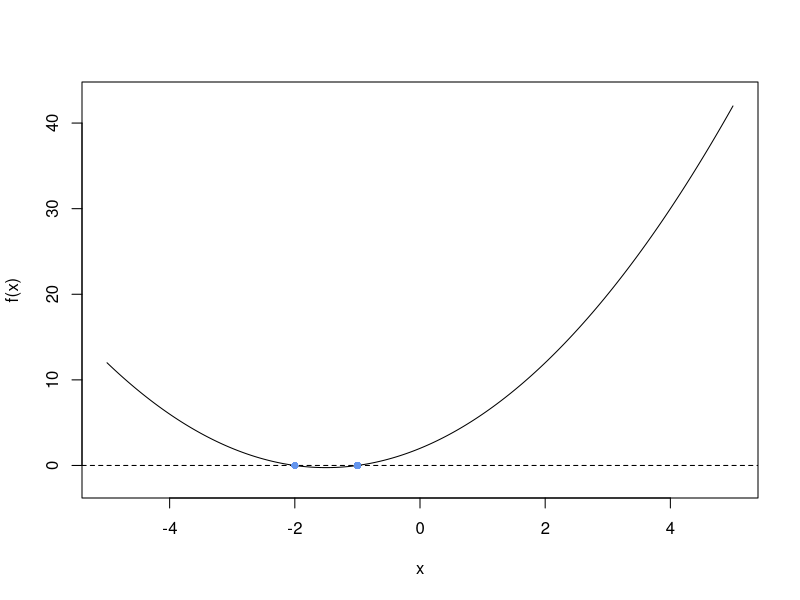

R code for this plot:
## ---- chunk 1
#| echo: false

# Define variables a, b, and c
a <- 1
b <- 3
c <- 2

# Compute the discriminate to determine the number of solutions 
discriminate <- b^2 - 4*a*c 

# Condition on whether the discriminate is negative, zero, or positive
# If negative, there is no real solution
# If 0, there is one real solution
# If positive, there are two real solutions 
if (discriminate < 0) {
  
    # No real solution
    # Print a statement regarding the number of real solutions to the function 
    # for the given values of a, b, and c
    print(strwrap(paste0("There are no real solutions to f(x) = ax\u00B2 + bx +
                         c when a = ", a, ", b = ", b, ", and c = ", c, ".")), 
            quote = FALSE)
  
    # Store solution (in this case there are none)
    solutions <- NA
    
  } else if (discriminate == 0) {
    
    # Solve for one real solution 
    realsolution <- -b / (2*a)
    
    # Print solution 
    print(strwrap(paste0("There is one real solution to  f(x) = ax\u00B2 + bx + 
                         c when a = ", a, ", b = ", b, ", and c = ", c, ".", 
                         "The solution is x =", realsolution, ".")),
          quote = FALSE)
    
    # Store solution
    solutions <- realsolution
    
    } else {
      
      # Solve for two real solutions 
      realsolution1 <- (-b - sqrt(discriminate)) / (2*a)
      realsolution2 <- (-b + sqrt(discriminate)) / (2*a)
  
      # Print solutions 
      print(strwrap(paste0("There are two real solutions to f(x) = ax\u00B2 + bx 
                           + c when a = ", a, ", b = ", b, ", and c = ", c, ".", 
                           " The solutions are x = ", realsolution1,
                           " and x = ", realsolution2, ".")), quote = FALSE)
      
      # Store solutions 
      solutions <- c(realsolution1, realsolution2)
      }
## ---- chunk 2
#| echo: false

# Store a sequence from -5 to 5 with length 300 in the variable x 
x <- seq(-5, 5, length = 300)

# Plot f(x) = ax^2 + bx + c for each value in the sequence x 
plot(x, a*x^2 + b*x + c, type = "l", ylab = "f(x)", ylim = c(-2, 43))

# Add a horizontal line at f(x) = 0
abline(h = 0, lty = 2)

# Add points where the quadratic function f(x) and horizontal line cross
points(solutions, rep(0, length(solutions)), pch = 16, col = "cornflowerblue")
